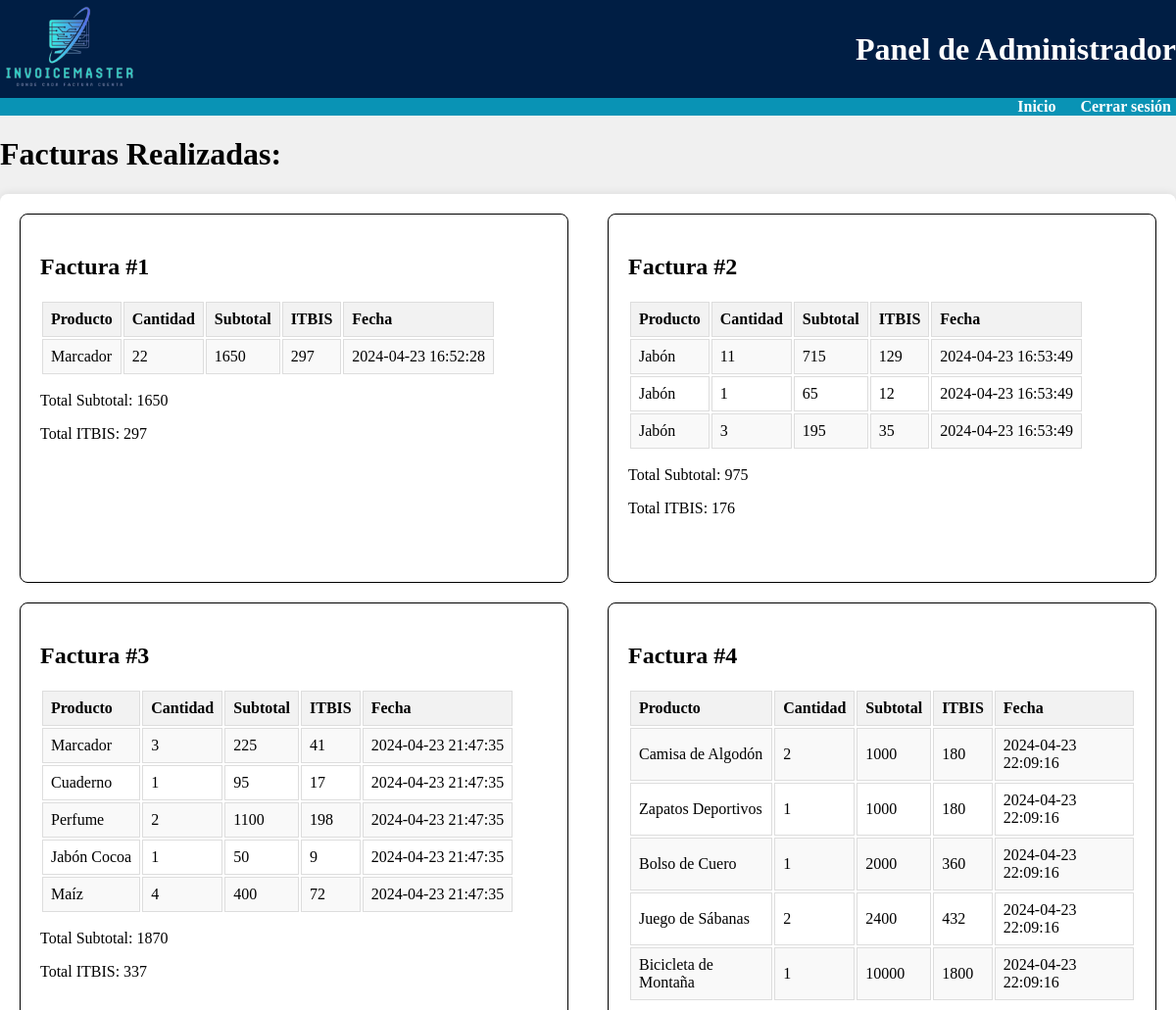
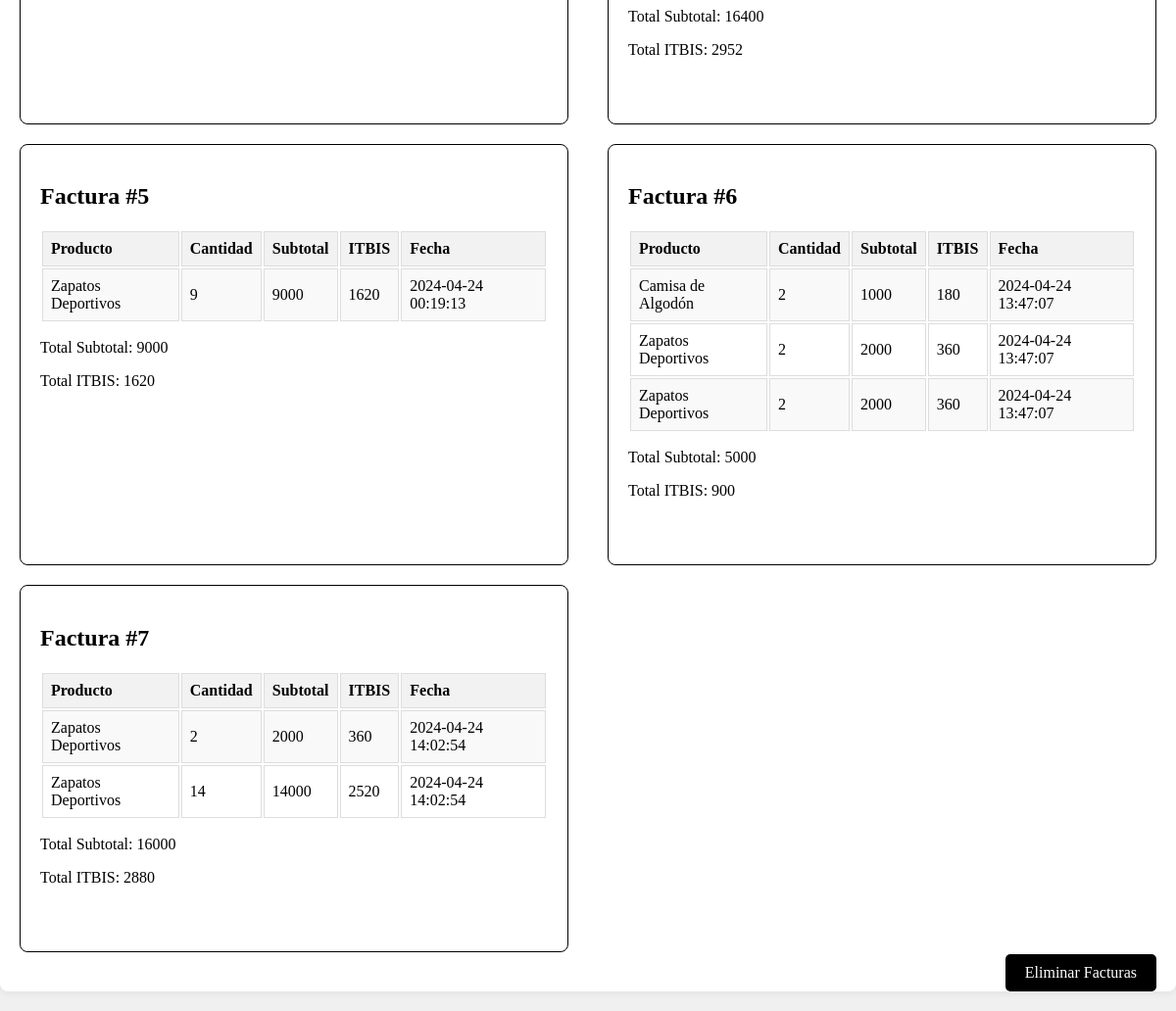
The page /formulario.php on the database its author committed (2 pictures, top to bottom).
### tables this page shows
CREATE TABLE `facturas_permanentes` (
  `id` int(11) NOT NULL,
  `factura_id` int(11) NOT NULL,
  `nombre_producto` varchar(255) NOT NULL,
  `cantidad` int(11) NOT NULL,
  `subtotal` decimal(10,0) NOT NULL,
  `itbis` decimal(10,0) NOT NULL,
  `fecha` timestamp NOT NULL DEFAULT current_timestamp()
);

### formulario.php (the view, shortened to what this page needs)
<!DOCTYPE html>
<html lang="en">
<head>
</head>
<body>
<?php include('header.php'); ?>
    <h1>Facturas Realizadas:</h1>
    <div class='container'>
    <?php
    $conectar_a_la_dba = new mysqli("localhost", "root", "", "prueba_f");
    $sql_facturas = "SELECT DISTINCT factura_id FROM facturas_permanentes";
    $result_facturas = $conectar_a_la_dba->query($sql_facturas);
    if ($result_facturas->num_rows > 0) {
        while ($row = $result_facturas->fetch_assoc()) {
            $factura_id = $row["factura_id"];
            echo "<div class='invoice-frame'>";
            echo "<h2>Factura #" . $factura_id . "</h2>";
            $sql_productos = "SELECT nombre_producto, cantidad, subtotal, itbis, fecha FROM facturas_permanentes WHERE factura_id = $factura_id";
            $result_productos = $conectar_a_la_dba->query($sql_productos);
            if ($result_productos->num_rows > 0) {
                echo "<table class='invoice'>";
                echo "<tr><th>Producto</th><th>Cantidad</th><th>Subtotal</th><th>ITBIS</th><th>Fecha</th></tr>";
                $total_subtotal = 0;
                $total_itbis = 0;
                while ($producto = $result_productos->fetch_assoc()) {
                    echo "<tr>";
                    echo "<td>" . $producto["nombre_producto"] . "</td>";
                    echo "<td>" . $producto["cantidad"] . "</td>";
                    echo "<td>" . $producto["subtotal"] . "</td>";
                    echo "<td>" . $producto["itbis"] . "</td>";
                    echo "<td>" . $producto["fecha"] . "</td>";
                    echo "</tr>";
                    $total_subtotal += $producto["subtotal"];
                    $total_itbis += $producto["itbis"];
                }
                echo "</table>";
                echo "<p>Total Subtotal: " . $total_subtotal . "</p>";
                echo "<p>Total ITBIS: " . $total_itbis . "</p>";
            } else {
                echo "<p>No hay productos registrados para esta factura.</p>";
            }
            echo "</div>";
        }
    } else {
        echo "<p>No hay facturas registradas.</p>";
    }
    ?>
    </div>
    <a href="limpiar_tabla.php" class="btn" onclick="return confirmarLimpiar()">Eliminar Facturas</a>
</body>
</html>

### formulario.php (style rules this page uses)
body { font-family: Arial, sans-serif; margin: 0; padding: 0; background-color: #f0f0f0; }
.container { max-width: 100%; margin: 20px auto; padding: 20px; background-color: #fff; border-radius: 8px; box-shadow: 0 0 10px rgba(0, 0, 0, 0.1); display: flex; flex-wrap: wrap; justify-content: space-between; }
.invoice-frame { border: 1px solid #000; padding: 20px; border-radius: 8px; margin-bottom: 20px; box-sizing: border-box; padding-bottom: 50px; width: 40%; flex-basis: calc(50% - 20px); }
th, td { border: 1px solid #ddd; padding: 8px; text-align: left; }
th { background-color: #f2f2f2; }
tr:nth-child(even) { background-color: #f9f9f9; }
.btn { display: inline-block; padding: 10px 20px; background-color: black; color: #fff; text-decoration: none; border-radius: 5px; transition: background-color 0.3s; position: fixed; bottom: 20px; right: 20px; }

### header.php (style rules this page uses)
body { margin: 0; font-family: "Times New Roman", sans-serif; }

### rows shown on the page
facturas_permanentes: nombre_producto "Marcador", cantidad "22", subtotal "1650", itbis "297", fecha "2024-04-23 16:52:28"
facturas_permanentes: nombre_producto "Jabón", cantidad "11", subtotal "715", itbis "129", fecha "2024-04-23 16:53:49"
facturas_permanentes: nombre_producto "Jabón", cantidad "1", subtotal "65", itbis "12", fecha "2024-04-23 16:53:49"
facturas_permanentes: nombre_producto "Jabón", cantidad "3", subtotal "195", itbis "35", fecha "2024-04-23 16:53:49"
facturas_permanentes: nombre_producto "Marcador", cantidad "3", subtotal "225", itbis "41", fecha "2024-04-23 21:47:35"
facturas_permanentes: nombre_producto "Cuaderno", cantidad "1", subtotal "95", itbis "17", fecha "2024-04-23 21:47:35"
facturas_permanentes: nombre_producto "Perfume", cantidad "2", subtotal "1100", itbis "198", fecha "2024-04-23 21:47:35"
facturas_permanentes: nombre_producto "Jabón Cocoa", cantidad "1", subtotal "50", itbis "9", fecha "2024-04-23 21:47:35"
facturas_permanentes: nombre_producto "Maíz", cantidad "4", subtotal "400", itbis "72", fecha "2024-04-23 21:47:35"
facturas_permanentes: nombre_producto "Camisa de Algodón", cantidad "2", subtotal "1000", itbis "180", fecha "2024-04-23 22:09:16"
facturas_permanentes: nombre_producto "Zapatos Deportivos", cantidad "1", subtotal "1000", itbis "180", fecha "2024-04-23 22:09:16"
facturas_permanentes: nombre_producto "Bolso de Cuero", cantidad "1", subtotal "2000", itbis "360", fecha "2024-04-23 22:09:16"
facturas_permanentes: nombre_producto "Juego de Sábanas", cantidad "2", subtotal "2400", itbis "432", fecha "2024-04-23 22:09:16"
facturas_permanentes: nombre_producto "Bicicleta de Montaña", cantidad "1", subtotal "10000", itbis "1800", fecha "2024-04-23 22:09:16"
facturas_permanentes: nombre_producto "Zapatos Deportivos", cantidad "9", subtotal "9000", itbis "1620", fecha "2024-04-24 00:19:13"
facturas_permanentes: nombre_producto "Camisa de Algodón", cantidad "2", subtotal "1000", itbis "180", fecha "2024-04-24 13:47:07"
facturas_permanentes: nombre_producto "Zapatos Deportivos", cantidad "2", subtotal "2000", itbis "360", fecha "2024-04-24 13:47:07"
facturas_permanentes: nombre_producto "Zapatos Deportivos", cantidad "2", subtotal "2000", itbis "360", fecha "2024-04-24 13:47:07"
facturas_permanentes: nombre_producto "Zapatos Deportivos", cantidad "2", subtotal "2000", itbis "360", fecha "2024-04-24 14:02:54"
facturas_permanentes: nombre_producto "Zapatos Deportivos", cantidad "14", subtotal "14000", itbis "2520", fecha "2024-04-24 14:02:54"

### other values the page prints
$factura_id "1"
$total_subtotal "1650"
$total_itbis "297"
$factura_id "2"
$total_subtotal "975"
$total_itbis "176"
$factura_id "3"
$total_subtotal "1870"
$total_itbis "337"
$factura_id "4"
$total_subtotal "16400"
$total_itbis "2952"
$factura_id "5"
$total_subtotal "9000"
$total_itbis "1620"
